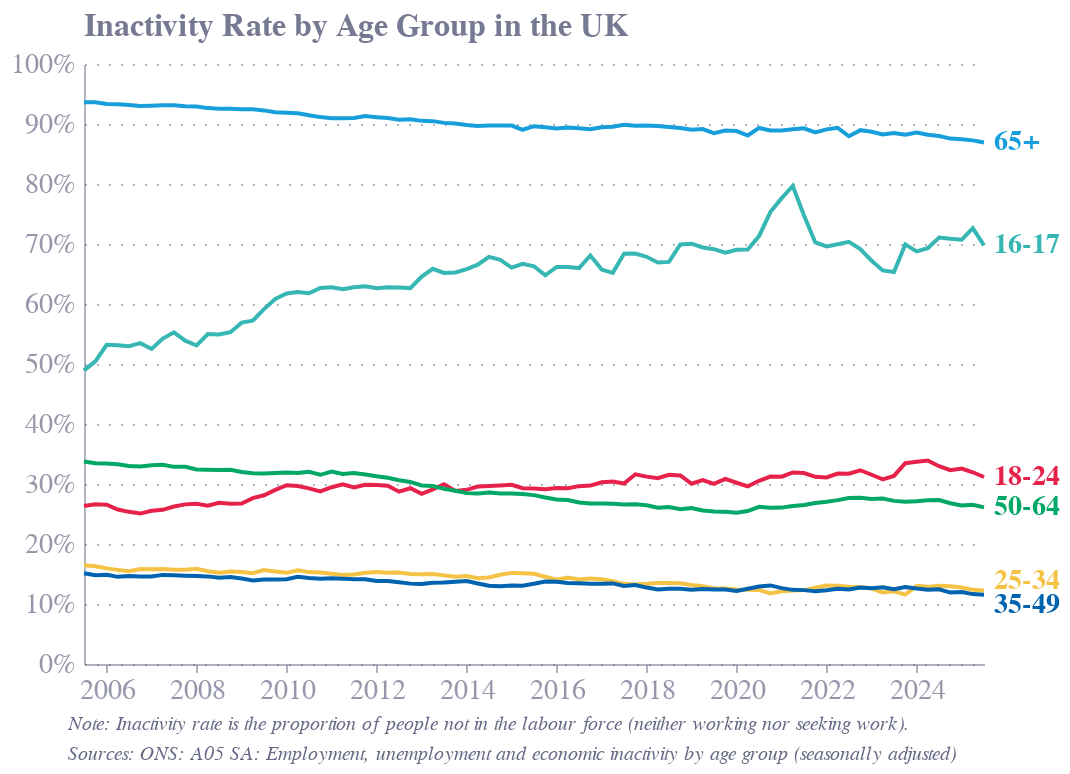

This figure's notebook cell:
### Code cell
# Find last point for each Age Group
last_points_inact = inact_age_long.loc[inact_age_long.groupby('Age_Group')['Date'].idxmax()]

# Add manual adjustments for label positions to avoid overlap
last_points_inact = last_points_inact.copy()

# Manual adjustments - modify these based on your chart
age_group_adjustments = {
    '16-17': {'dy': 0, 'dx': 5},
    '18-24': {'dy': 0, 'dx': 5},
    '25-34': {'dy': -5, 'dx': 5},
    '35-49': {'dy':5, 'dx': 5},
    '50-64': {'dy': 0, 'dx': 5},
    '65+': {'dy': 0, 'dx': 5}
}

# Build the line chart
line_inact = alt.Chart(inact_age_long).mark_line().encode(
    x=alt.X('Date:T', axis=alt.Axis(labelFontSize=14)),
    y=alt.Y('Value:Q', axis=alt.Axis(format='%', labelFontSize=14)),
    color=alt.Color('Age_Group:N', legend=None),
    tooltip=['Date:T', 'Age_Group:N', alt.Tooltip('Value:Q', format='.1%')]
)

# Create separate text charts for each age group with individual positioning
text_charts = []
for age_group, adjustments in age_group_adjustments.items():
    group_data = last_points_inact[last_points_inact['Age_Group'] == age_group]
    if not group_data.empty:
        text_chart = alt.Chart(group_data).mark_text(
            align='left',
            fontWeight='bold',
            fontSize=14,
            dx=adjustments['dx'],
            dy=adjustments['dy']
        ).encode(
            x=alt.X('Date:T'),
            y=alt.Y('Value:Q'),
            text='Age_Group',
            color=alt.Color('Age_Group:N', legend=None)
        )
        text_charts.append(text_chart)

# Combine all charts
combined_text = alt.layer(*text_charts) if text_charts else alt.Chart()

footnote1 = alt.Chart(pd.DataFrame({'text': [
    "Note: Inactivity rate is the proportion of people not in the labour force (neither working nor seeking work)."
]})).mark_text(
    align='left',
    baseline='top',
    fontSize=10,
    fontStyle='italic',
    dy=175,
    x=-15
).encode(
    text='text'
)

footnote2 = alt.Chart(pd.DataFrame({'text': [
    "Sources: ONS: A05 SA: Employment, unemployment and economic inactivity by age group (seasonally adjusted)"
]})).mark_text(
    align='left',
    baseline='top',
    fontSize=10,
    fontStyle='italic',
    dy=190,
    x=-15
).encode(
    text='text'
)

# Combine and display
final_chart = (line_inact + combined_text + footnote1 + footnote2).properties(
    title='Inactivity Rate by Age Group in the UK',
    width=450,
    height=300
).configure_title(
    fontSize=16,
    anchor='start',
    fontWeight='bold'
)

final_chart

### Figure 1 — Vega-Lite specification as saved in the notebook (floating-point values rounded to 4 significant figures; data arrays with more than 128 entries replaced by an {"elided": "..."} marker saying what was removed)
{"config": {"font": "Circular Std", "text": {"color": "#676A86", "align": "left", "baseline": "middle", "dx": 7, "dy": 0, "fontSize": 11}, "view": {"stroke": null, "continuousWidth": 400, "continuousHeight": 300, "discreteWidth": 400, "discreteHeight": 300}, "range": {"category": ["#36B7B4", "#E6224B", "#F4C245", "#0063AF", "#00A767", "#179FDB", "#EB5C2E"], "diverging": ["#E6224B", "#E54753", "#C9C9C9", "#179FDB", "#122B39"], "heatmap": ["#C9C9C9", "#179FDB", "#0063AF", "#122B39"], "ordinal": ["#00A767", "#36B7B4", "#179FDB", "#0063AF", "#243B5A"]}, "bar": {"color": "#179fdb"}, "line": {"color": "#e6224b"}, "rule": {"color": "#676A86"}, "area": {"opacity": 0.3}, "point": {"filled": true, "size": 80, "color": "#e6224b", "opacity": 0.95}, "geoshape": {"stroke": "white", "strokeWidth": 0.3}, "rect": {"fill": "#d6d4d4", "opacity": 0.3}, "axis": {"labelColor": "#676A86", "labelFontSize": 11, "labelFont": "Circular Std", "labelOpacity": 0.7, "tickColor": "#676A86", "tickOpacity": 0.5, "domainColor": "#676A86", "domainOpacity": 0.5, "gridColor": "#676A86", "gridDash": [2, 2], "gridOpacity": 0.5, "title": null, "titleColor": "#676A86", "titleOpacity": 0.8, "tickSize": 4}, "axisXDiscrete": {"grid": false, "labelAngle": 0, "tickCount": 10, "tickOpacity": 0.5, "title": null}, "axisYDiscrete": {"ticks": false, "labelPadding": 5}, "axisXTemporal": {"grid": false, "ticks": true}, "axisXQuantitative": {"grid": true}, "axisYQuantitative": {"gridColor": "#676A86", "gridDash": [1, 5], "gridOpacity": 0.5, "ticks": false, "labelPadding": 5, "tickCount": 8, "titleAngle": 0, "titleAlign": "left", "titleBaseline": "bottom", "titleX": 0, "titleY": -5}, "title": {"color": "#676A86E6", "subtitleColor": "#676A86", "font": "Circular Std", "subtitleFont": "Circular Std", "anchor": "start", "fontSize": 16, "subtitleFontSize": 12, "subtitlePadding": 4, "offset": 0, "frame": "group", "fontWeight": "bold"}, "legend": {"titleColor": "#122b39", "title": null, "labelColor": "#122b39", "labelFontSize": 11}}, "layer": [{"data": {"name": "data-49befc07dfb5b1b6f36477c1c6703f33"}, "mark": {"type": "line"}, "encoding": {"color": {"field": "Age_Group", "legend": null, "type": "nominal"}, "tooltip": [{"field": "Date", "type": "temporal"}, {"field": "Age_Group", "type": "nominal"}, {"field": "Value", "format": ".1%", "type": "quantitative"}], "x": {"axis": {"labelFontSize": 14}, "field": "Date", "type": "temporal"}, "y": {"axis": {"format": "%", "labelFontSize": 14}, "field": "Value", "type": "quantitative"}}}, {"layer": [{"data": {"name": "data-939ce6040c7ff61da5714e6730a28b30"}, "mark": {"type": "text", "align": "left", "dx": 5, "dy": 0, "fontSize": 14, "fontWeight": "bold"}, "encoding": {"color": {"field": "Age_Group", "legend": null, "type": "nominal"}, "text": {"field": "Age_Group", "type": "nominal"}, "x": {"field": "Date", "type": "temporal"}, "y": {"field": "Value", "type": "quantitative"}}}, {"data": {"name": "data-49984b55f746fc67ae106d77a178b951"}, "mark": {"type": "text", "align": "left", "dx": 5, "dy": 0, "fontSize": 14, "fontWeight": "bold"}, "encoding": {"color": {"field": "Age_Group", "legend": null, "type": "nominal"}, "text": {"field": "Age_Group", "type": "nominal"}, "x": {"field": "Date", "type": "temporal"}, "y": {"field": "Value", "type": "quantitative"}}}, {"data": {"name": "data-ebb07fed6a4c06f467ee99feab666679"}, "mark": {"type": "text", "align": "left", "dx": 5, "dy": -5, "fontSize": 14, "fontWeight": "bold"}, "encoding": {"color": {"field": "Age_Group", "legend": null, "type": "nominal"}, "text": {"field": "Age_Group", "type": "nominal"}, "x": {"field": "Date", "type": "temporal"}, "y": {"field": "Value", "type": "quantitative"}}}, {"data": {"name": "data-d2dd1c7e8b043328c29736d9d26a88c5"}, "mark": {"type": "text", "align": "left", "dx": 5, "dy": 5, "fontSize": 14, "fontWeight": "bold"}, "encoding": {"color": {"field": "Age_Group", "legend": null, "type": "nominal"}, "text": {"field": "Age_Group", "type": "nominal"}, "x": {"field": "Date", "type": "temporal"}, "y": {"field": "Value", "type": "quantitative"}}}, {"data": {"name": "data-b81f14cce3eee0d8b47db2ca8ff116fe"}, "mark": {"type": "text", "align": "left", "dx": 5, "dy": 0, "fontSize": 14, "fontWeight": "bold"}, "encoding": {"color": {"field": "Age_Group", "legend": null, "type": "nominal"}, "text": {"field": "Age_Group", "type": "nominal"}, "x": {"field": "Date", "type": "temporal"}, "y": {"field": "Value", "type": "quantitative"}}}, {"data": {"name": "data-227808dc0d3de6b93b648440c365c1e1"}, "mark": {"type": "text", "align": "left", "dx": 5, "dy": 0, "fontSize": 14, "fontWeight": "bold"}, "encoding": {"color": {"field": "Age_Group", "legend": null, "type": "nominal"}, "text": {"field": "Age_Group", "type": "nominal"}, "x": {"field": "Date", "type": "temporal"}, "y": {"field": "Value", "type": "quantitative"}}}]}, {"data": {"name": "data-3d7583d890c6da3bfe37cda4a3478861"}, "mark": {"type": "text", "align": "left", "baseline": "top", "dy": 175, "fontSize": 10, "fontStyle": "italic", "x": -15}, "encoding": {"text": {"field": "text", "type": "nominal"}}}, {"data": {"name": "data-6357b608d08427bb235b1f0b0a7ebf16"}, "mark": {"type": "text", "align": "left", "baseline": "top", "dy": 190, "fontSize": 10, "fontStyle": "italic", "x": -15}, "encoding": {"text": {"field": "text", "type": "nominal"}}}], "height": 300, "title": "Inactivity Rate by Age Group in the UK", "width": 450, "$schema": "https://vega.github.io/schema/vega-lite/v5.20.1.json", "datasets": {"data-49befc07dfb5b1b6f36477c1c6703f33": {"elided": "486 records"}, "data-939ce6040c7ff61da5714e6730a28b30": [{"Quarter": "2025 Q2", "statistic": "Aged 16-17_Inactivity rate (%)", "Value": 0.6979, "Age_Group": "16-17", "Measure": "Inactivity rate (%)", "Quarter_formatted": "2025-Q2", "Date": "2025-06-30T23:59:59.999999999"}], "data-49984b55f746fc67ae106d77a178b951": [{"Quarter": "2025 Q2", "statistic": "Aged 18-24_Inactivity rate (%)", "Value": 0.3116, "Age_Group": "18-24", "Measure": "Inactivity rate (%)", "Quarter_formatted": "2025-Q2", "Date": "2025-06-30T23:59:59.999999999"}], "data-ebb07fed6a4c06f467ee99feab666679": [{"Quarter": "2025 Q2", "statistic": "Aged 25-34_Inactivity rate (%)", "Value": 0.1224, "Age_Group": "25-34", "Measure": "Inactivity rate (%)", "Quarter_formatted": "2025-Q2", "Date": "2025-06-30T23:59:59.999999999"}], "data-d2dd1c7e8b043328c29736d9d26a88c5": [{"Quarter": "2025 Q2", "statistic": "Aged 35-49_Inactivity rate (%)", "Value": 0.1154, "Age_Group": "35-49", "Measure": "Inactivity rate (%)", "Quarter_formatted": "2025-Q2", "Date": "2025-06-30T23:59:59.999999999"}], "data-b81f14cce3eee0d8b47db2ca8ff116fe": [{"Quarter": "2025 Q2", "statistic": "Aged 50-64_Inactivity rate (%)", "Value": 0.261, "Age_Group": "50-64", "Measure": "Inactivity rate (%)", "Quarter_formatted": "2025-Q2", "Date": "2025-06-30T23:59:59.999999999"}], "data-227808dc0d3de6b93b648440c365c1e1": [{"Quarter": "2025 Q2", "statistic": "Age 65+_Inactivity rate (%)", "Value": 0.8692, "Age_Group": "65+", "Measure": "Inactivity rate (%)", "Quarter_formatted": "2025-Q2", "Date": "2025-06-30T23:59:59.999999999"}], "data-3d7583d890c6da3bfe37cda4a3478861": [{"text": "Note: Inactivity rate is the proportion of people not in the labour force (neither working nor seeking work)."}], "data-6357b608d08427bb235b1f0b0a7ebf16": [{"text": "Sources: ONS: A05 SA: Employment, unemployment and economic inactivity by age group (seasonally adjusted)"}]}}
